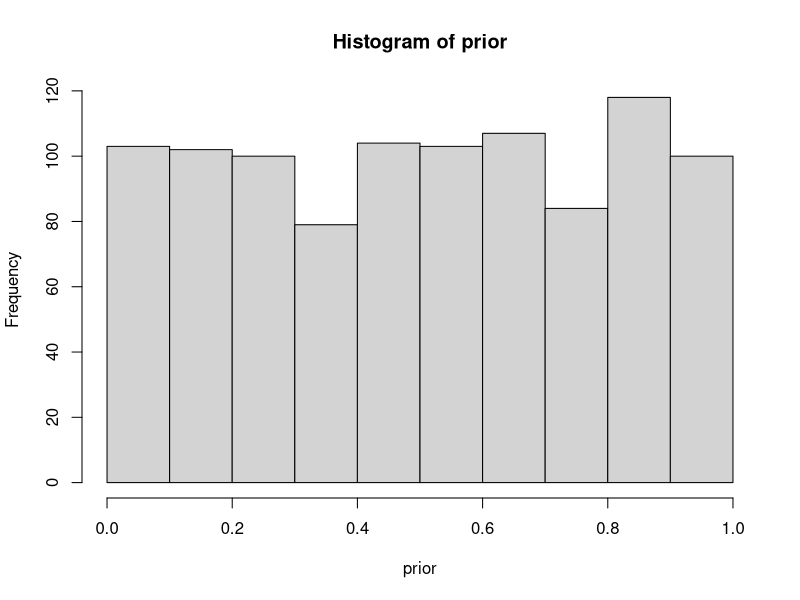
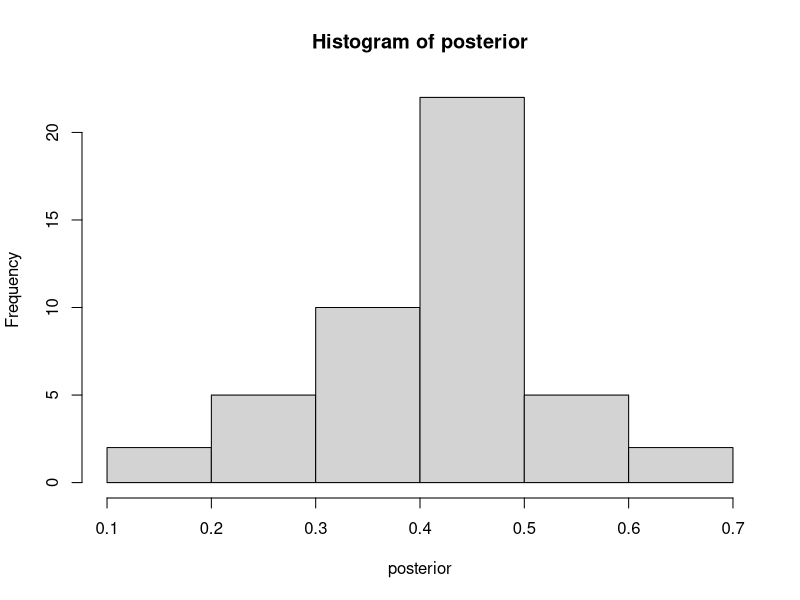
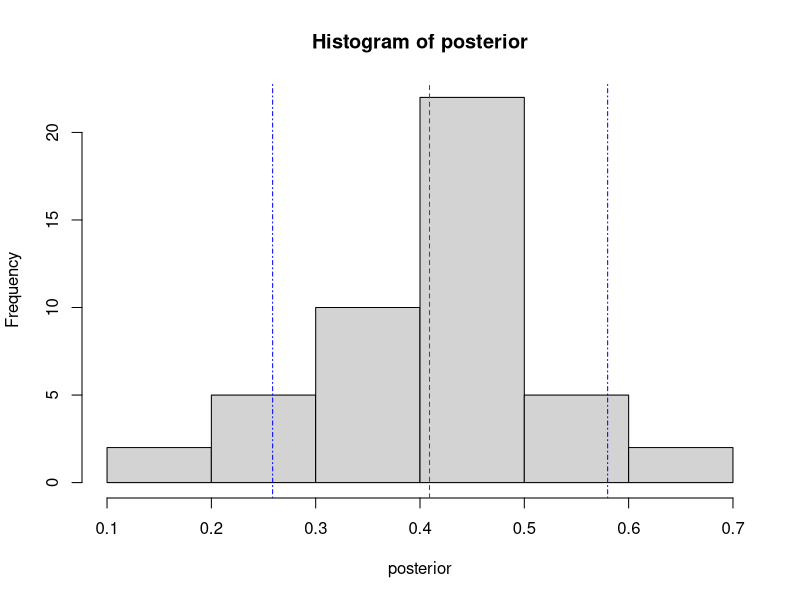
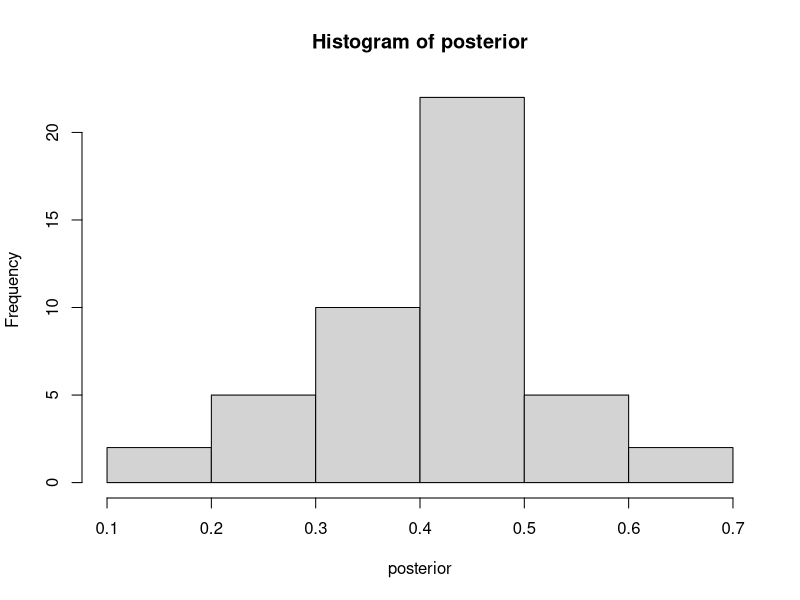
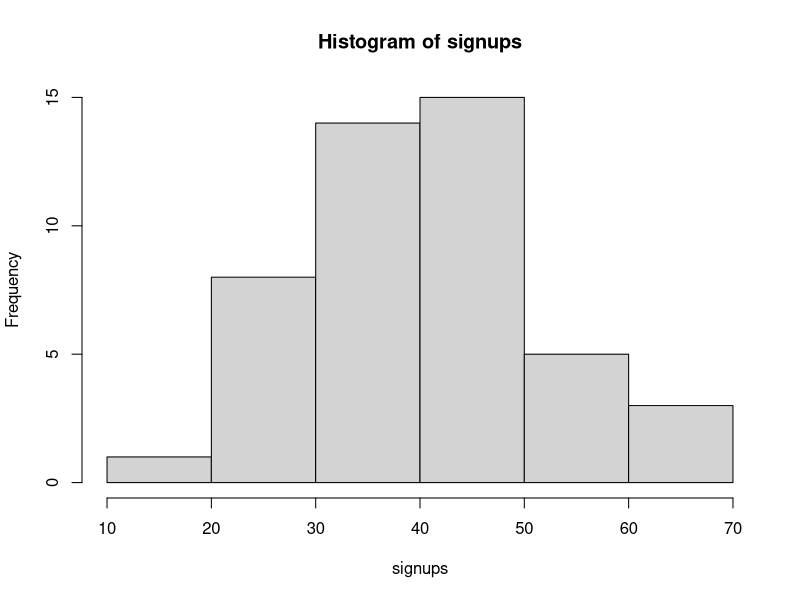
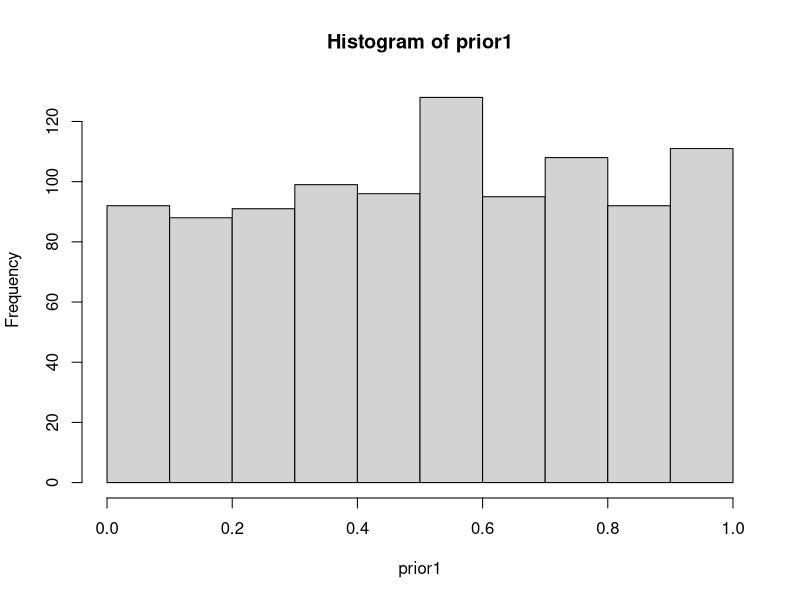
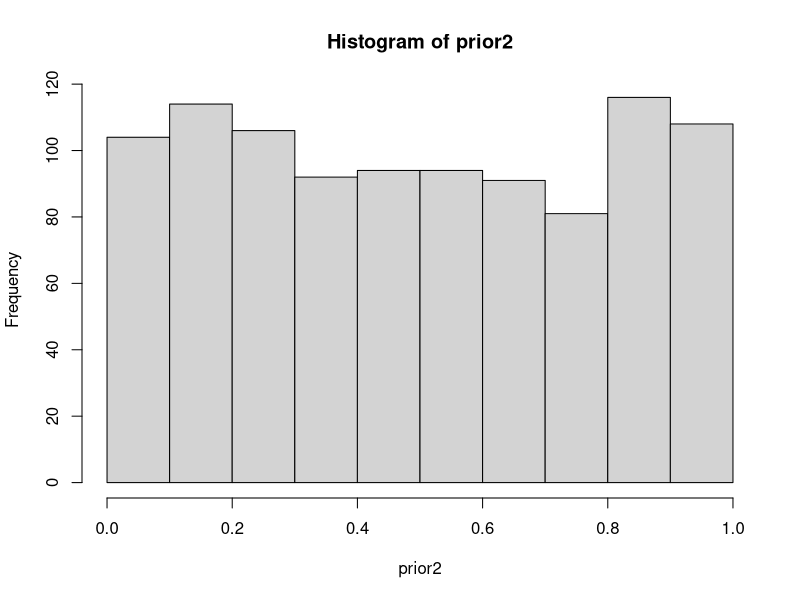
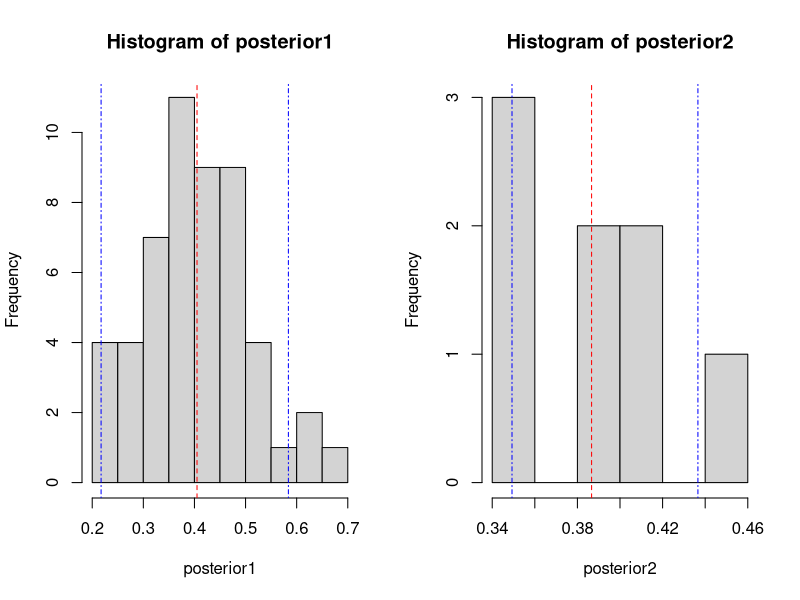

Reproduce these figures in R, in order.
## ---- chunk 1
knitr::opts_chunk$set(echo = TRUE)
## ---- chunk 2
n = 1000
prior = runif(n) # Here we sample n draws from the prior
par(mfrow=c(1,1))
hist(prior) # It’s always good to eyeball the prior to make sure it looks ok
## ---- chunk 3
generativemodel = function(theta) { 
  rbinom(1, 20, theta)
} 
## ---- chunk 4
simdata = rep(NA, n) 
for(i in 1:n) { 
  simdata[i] = generativemodel( prior[i] ) 
}
## ---- chunk 5
posterior = prior[simdata == 8]
hist(posterior)

# Are there enought draws left after the ﬁltering?
length(posterior)
## ---- chunk 6
hist(posterior)
abline(v = mean(posterior), col = "red", lty = 2)
abline(v = quantile(posterior,c(.05,.95)), col = 'blue', lty = 4)
## ---- chunk 7
hist(posterior)
length(posterior)
length(posterior[posterior > 0.2])

sum(posterior[posterior > 0.2]) / length(posterior)
## ---- chunk 8
signups = rbinom(length(posterior), 100, posterior)
hist(signups)
## ---- chunk 9
# Simulate n1 random draws from the prior:
n1 = 1000
prior1 = runif(n1)
hist(prior1) # Eyball the prior

# Define the generative model:
generativemodel1 <- function(theta) {
  rbinom(1, 16, theta)
}

# Simulate and store data using parameters from the prior and the generative model: 
simdata1 <- rep(NA, n1)
for(i in 1:n1) {
  simdata1[i] <- generativemodel1(prior1[i])
}

# Filter out all draws that do not match the data:
posterior1 <- prior1[simdata1 == 6]
length(posterior1)
## ---- chunk 10
# Simulate n2 random draws from the prior:
n2 = 1000
prior2 = runif(n2)
hist(prior2) # Eyball the prior

# Define the generative model:
generativemodel2 <- function(theta) {
  rbinom(1, 160, theta)
}

# Simulate and store data using parameters from the prior and the generative model: 
simdata2 <- rep(NA, n2)
for(i in 1:n2) {
  simdata2[i] <- generativemodel2(prior2[i])
}

# Filter out all draws that do not match the data:
posterior2 <- prior2[simdata2 == 60]
length(posterior2)
## ---- chunk 11
par(mfrow=c(1,2))
# Hisogram posterior1
hist(posterior1)
abline(v = mean(posterior1), col = "red", lty = 2)
abline(v = quantile(posterior1,c(.05,.95)), col = 'blue', lty = 4)

# Hisogram posterior2
hist(posterior2)
abline(v = mean(posterior2), col = "red", lty = 2)
abline(v = quantile(posterior2,c(.05,.95)), col = 'blue', lty = 4)

# Means of posteriors
mean(posterior1)
mean(posterior2) 

# Equal-tailed credible intervals
quantile(posterior1,c(.05,.95))
quantile(posterior2,c(.05,.95))
## ---- chunk 12
n = 1000

# Prior uniformly distributed between 0.1 and 0.5
par(mfrow=c(1,1))
priorUnif = runif(n, min = 0.1, 0.5)
hist(priorUnif)
## ---- chunk 13
a = 3
b = 12
priorBeta = rbeta(n, a, b)
hist(priorBeta)
## ---- chunk 14
# Define the generative model:
generativemodelUnif <- function(theta) {
  rbinom(1, 16, theta)
}

# Simulate and store data using parameters from the prior and the generative model: 
simdataUnif <- rep(NA, n)
for(i in 1:n) {
  simdataUnif[i] <- generativemodelUnif(priorUnif[i])
}

# Filter out all draws that do not match the data:
posteriorUnif <- priorUnif[simdataUnif == 6]
length(posteriorUnif)
## ---- chunk 15
# Define the generative model:
generativemodelBeta <- function(theta) {
  rbinom(1, 16, theta)
}

# Simulate and store data using parameters from the prior and the generative model: 
simdataBeta <- rep(NA, n)
for(i in 1:n) {
  simdataBeta[i] <- generativemodelBeta(priorBeta[i])
}

# Filter out all draws that do not match the data:
posteriorBeta <- priorBeta[simdataBeta == 6]
length(posteriorBeta)
## ---- chunk 16
par(mfrow=c(1,2))
# Hisogram posteriorUnif
hist(posteriorUnif, xlim = c(0,1))
abline(v = mean(posteriorUnif), col = "red", lty = 2)
abline(v = quantile(posteriorUnif,c(.05,.95)), col = 'blue', lty = 4)

# Hisogram posteriorBeta
hist(posteriorBeta, xlim = c(0,1))
abline(v = mean(posteriorBeta), col = "red", lty = 2)
abline(v = quantile(posteriorBeta,c(.05,.95)), col = 'blue', lty = 4)

# Means of posteriors
mean(posteriorUnif)
mean(posteriorBeta) 

# Equal-tailed credible intervals
quantile(posteriorUnif,c(.05,.95))
quantile(posteriorBeta,c(.05,.95))
## ---- chunk 17
# Calculating the prior with beta distribution
n = 100000
prior = rbeta(n, 40, 40)
hist(prior)

# Define the generative model
generativemodel <- function(theta){
  rbinom(1, 120, theta)
}

# Simulate and store data using parameters from the prior and the generative model: 
simdata <- rep(NA, n)
for(i in 1:n){
  simdata[i] <- generativemodel(prior[i])
}

# Filter out all draws that do not match the data:
posterior <- prior[simdata == 68]
length(posterior)

par(mfrow=c(1,1))
hist(posterior)
abline(v = mean(posterior), col = "red", lty = 2)
abline(v = quantile(posterior,c(.05,.95)), col = 'blue', lty = 4)

mean(posterior)
quantile(posterior,c(.05,.95))
## ---- chunk 18
sum(posterior[posterior > 0.5]) / length(posterior)
## ---- chunk 19
Bvoters <- rbinom(length(posterior), 200, 1-posterior)
hist(Bvoters)
floor(mean(Bvoters))
floor(quantile(Bvoters, c(.05, .95))) # 90% equal-tailed credible interval
